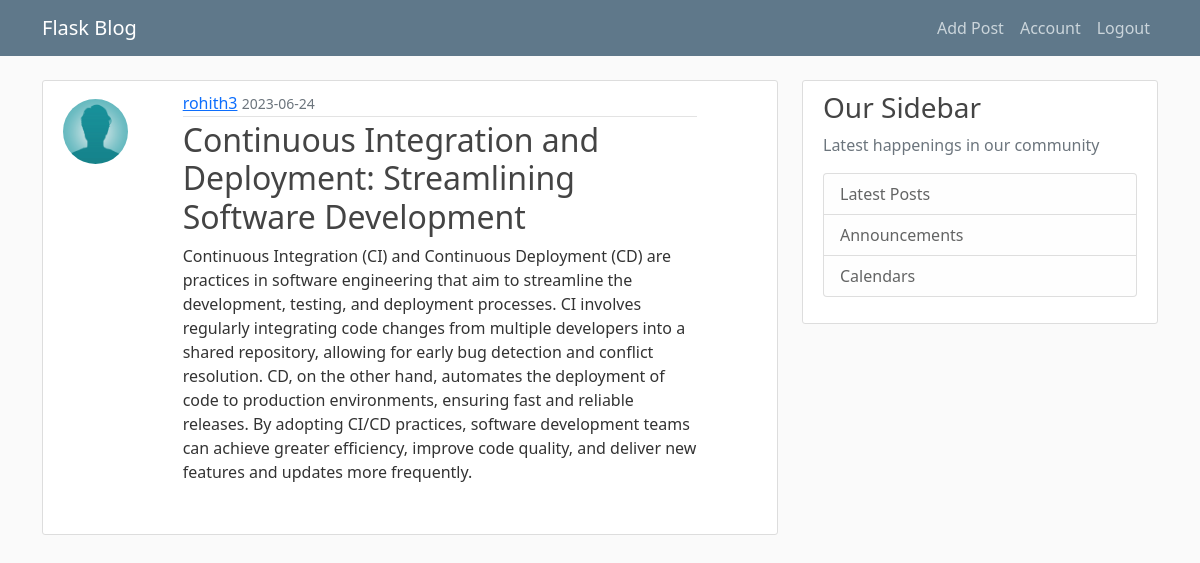
/post/23 (signed in), run on the app's committed database.
### on_blog/models.py (models this page shows, shortened)
class User(db.Model, UserMixin):
    id = db.Column(db.Integer, primary_key=True)
    username = db.Column(db.String(20), unique=True, nullable=False)
    email = db.Column(db.String(100), unique=True, nullable=False)
    image_file = db.Column(db.String(20), nullable=False, default='default.jpeg')
    password = db.Column(db.String(60), nullable = False)
    posts = db.relationship("Post", backref = "author", lazy = True)

class Post(db.Model):
    id = db.Column(db.Integer, primary_key=True)
    title = db.Column(db.String(100), nullable=False)
    time = db.Column(db.DateTime, nullable = False, default = datetime.utcnow)
    content = db.Column(db.Text, nullable = False)
    user_id = db.Column(db.Integer, db.ForeignKey('user.id'), nullable = False)

### on_blog/posts/routes.py (the view)
@posts.route('/post/<int:post_id>')
@login_required
def post(post_id):
    post = Post.query.get_or_404(post_id)
    return render_template('post.html', post=post)

### on_blog/models.py (called while the page is built)
@login_manager.user_loader
def load_user(user_id):
    return User.query.get(int(user_id))

### on_blog/templates/post.html (shortened to what this page needs)
{% extends "layout.html" %}
{% block content %}
<article class="content-section">
    <div class="row">
        <div class='col-sm-4 col-lg-2'>
            <img class="rounded-circle article-img align-items-start mt-2"
                 src="{{ url_for('static', filename='profile_pics/' + post.author.image_file) }}">
        </div>
        <div class='col-sm-8 col-lg-9'>
            <div class="media-body">
                <div class="article-metadata">
                    <a class="mr-2" href="{{url_for('posts.user_posts', username=post.author.username)}}">{{ post.author.username }}</a>
                    <small class="text-muted">{{ post.time.strftime('%Y-%m-%d') }}</small>
                </div>
                <h2 class="article-title">{{ post.title }}</a></h2>
                <p class="article-content">{{ post.content }}</p>
            </div>
        </div>
    </div>
</article>
{% endblock content %}

### on_blog/static/main.css (style rules this page uses)
body { background: #fafafa; color: #333333; margin-top: 5rem; }
h1, h2, h3, h4, h5, h6 { color: #444444; }
.content-section { background: #ffffff; padding: 10px 20px; border: 1px solid #dddddd; border-radius: 3px; margin-bottom: 20px; }
.article-title { color: #444444; }
.article-content { white-space: pre-line; }
.article-img { height: 65px; width: 65px; margin-right: 16px; }
.article-metadata { padding-bottom: 1px; margin-bottom: 4px; border-bottom: 1px solid #e3e3e3 }

### data on the page
User: image_file (placeholder picture), author.username "rohith3"
Post: time "2023-06-24", title "Continuous Integration and Deployment: Streamlining Software Development", content "Continuous Integration (CI) and Continuous Deployment (CD) are practices in software engineering that aim to streamline the development, testing, and deployment processes. CI involves regularly integrating code changes from multiple developers into a shared repository, allowing for early bug detection and conflict resolution. CD, on the other hand, automates the deployment of code to production environments, ensuring fast and reliable releases. By adopting CI/CD practices, software development teams can achieve greater efficiency, improve code quality, and deliver new features and updates more frequently."
